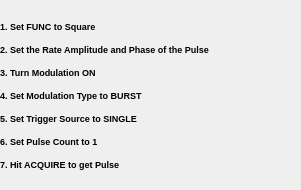
<?xml version="1.0" encoding="UTF-8"?>
<ui version="4.0">
 <class>mainWindow</class>
 <widget class="QMainWindow" name="mainWindow">
  <property name="geometry">
   <rect>
    <x>0</x>
    <y>0</y>
    <width>301</width>
    <height>190</height>
   </rect>
  </property>
  <property name="windowTitle">
   <string>DS345 Help</string>
  </property>
  <widget class="QWidget" name="centralwidget">
   <widget class="caFrame" name="caframe">
    <property name="geometry">
     <rect>
      <x>0</x>
      <y>0</y>
      <width>301</width>
      <height>191</height>
     </rect>
    </property>
    <property name="background">
     <color>
      <red>69</red>
      <green>69</green>
      <blue>71</blue>
     </color>
    </property>
    <property name="backgroundMode">
     <enum>caFrame::Filled</enum>
    </property>
    <widget class="caLabel" name="calabel">
     <property name="geometry">
      <rect>
       <x>0</x>
       <y>0</y>
       <width>331</width>
       <height>191</height>
      </rect>
     </property>
     <property name="font">
      <font>
       <pointsize>6</pointsize>
       <weight>50</weight>
       <bold>false</bold>
      </font>
     </property>
     <property name="text">
      <string>&lt;html&gt;&lt;head/&gt;&lt;body&gt;&lt;p&gt;&lt;span style=&quot; font-size:7pt; font-weight:600;&quot;&gt;1. Set FUNC to Square&lt;/span&gt;&lt;/p&gt;&lt;p&gt;&lt;span style=&quot; font-size:7pt; font-weight:600;&quot;&gt;2. Set the Rate Amplitude and Phase of the Pulse&lt;/span&gt;&lt;/p&gt;&lt;p&gt;&lt;span style=&quot; font-size:7pt; font-weight:600;&quot;&gt;3. Turn Modulation ON&lt;/span&gt;&lt;/p&gt;&lt;p&gt;&lt;span style=&quot; font-size:7pt; font-weight:600;&quot;&gt;4. Set Modulation Type to BURST&lt;/span&gt;&lt;/p&gt;&lt;p&gt;&lt;span style=&quot; font-size:7pt; font-weight:600;&quot;&gt;5. Set Trigger Source to SINGLE&lt;/span&gt;&lt;/p&gt;&lt;p&gt;&lt;span style=&quot; font-size:7pt; font-weight:600;&quot;&gt;6. Set Pulse Count to 1&lt;/span&gt;&lt;/p&gt;&lt;p&gt;&lt;span style=&quot; font-size:7pt; font-weight:600;&quot;&gt;7. Hit ACQUIRE to get Pulse&lt;/span&gt;&lt;/p&gt;&lt;/body&gt;&lt;/html&gt;</string>
     </property>
     <property name="textFormat">
      <enum>Qt::RichText</enum>
     </property>
     <property name="alignment">
      <set>Qt::AlignLeading|Qt::AlignLeft|Qt::AlignVCenter</set>
     </property>
     <property name="foreground">
      <color>
       <red>176</red>
       <green>176</green>
       <blue>176</blue>
      </color>
     </property>
     <property name="background">
      <color>
       <red>69</red>
       <green>69</green>
       <blue>71</blue>
      </color>
     </property>
     <property name="visibility">
      <enum>caLabel::StaticV</enum>
     </property>
    </widget>
   </widget>
  </widget>
 </widget>
 <customwidgets>
  <customwidget>
   <class>caFrame</class>
   <extends>QFrame</extends>
   <header>caFrame</header>
   <container>1</container>
  </customwidget>
  <customwidget>
   <class>caLabel</class>
   <extends>QLabel</extends>
   <header>caLabel</header>
  </customwidget>
 </customwidgets>
 <resources/>
 <connections/>
</ui>
